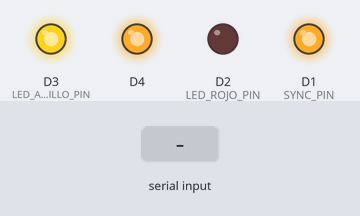
Bench run of a sketch on a simulated ESP8266 (NodeMCU). On the bench: output pins drawn as LEDs (lit = HIGH, except the on-board LED, lit = LOW). Inputs (shaded band) come from the test bench. WiFi joins after 1.5 s; servers stay silent unless stated; uploads are accepted with an empty reply; EEPROM starts erased; what the sketch prints to the serial monitor is not drawn.

Above: at 4.7 s.
4.8 s: "&" received over Serial
At 10.6 s:
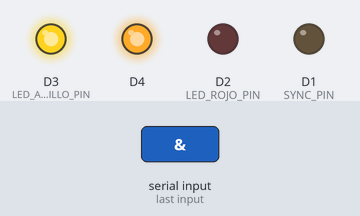
At 11.4 s:
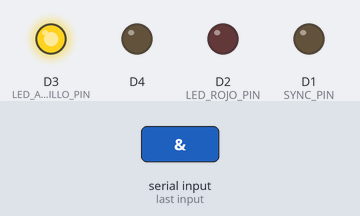
Timing chart, 0 to 21.6 s (numbered marks = the images above; inputs shaded):
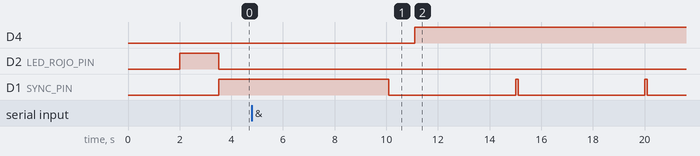

The sketch:

Codigo_Esp8266.ino
```cpp
#include <ESP8266WiFi.h>
#include <WiFiClient.h>
#include <ESP8266WebServer.h>
#include <ESP8266HTTPClient.h>

#include <EEPROM.h>

#define EEPROM_SIZE 32
#define SYNC_PIN D1
#define LED_ROJO_PIN D2
#define LED_AMARILLO_PIN D3

WiFiClient wifiClient;

const char *ssid = "Redmi 10";
const char *password = "t123456s";

String host = "18.117.224.152";

String id_dispositivo;

void setup() {
  // Establece los pines como salida
  pinMode(BUILTIN_LED, OUTPUT);
  pinMode(SYNC_PIN, OUTPUT);
  pinMode(LED_ROJO_PIN, OUTPUT);
  pinMode(LED_AMARILLO_PIN, OUTPUT);

  // ID del dispositivo la cual el usuario utilizara
  id_dispositivo = "1";

  delay(1000);

  Serial.begin(115200);

  // Resetea el modo de WiFi
  WiFi.mode(WIFI_OFF);
  delay(1000);
  WiFi.mode(WIFI_STA);

  // Escribe a la memoria permanente del modulo la informacion sobre el WiFi
  EEPROM.begin(EEPROM_SIZE);

  int address = 0;
  EEPROM.put(address, ssid);
  address += sizeof(ssid);
  EEPROM.put(address, password);
  EEPROM.commit();

  address = 0;
  EEPROM.get(address, ssid);
  address += sizeof(ssid);
  EEPROM.get(address, password);

  EEPROM.end();

  conectarWifi(ssid, password);

  digitalWrite(SYNC_PIN, HIGH);
}

unsigned long tiempo = 5000;
int periodo = 5000;

String alldata;

String temp, luz, humedad, uv;
void loop() {
  // Checkeo de desconexion
  if (WiFi.status() != WL_CONNECTED) {
    conectarWifi(ssid, password);
  }

  // Lee los datos enviados cada [periodo] milisegundos
  if(millis() > tiempo + periodo) {
    tiempo = millis();

    // Marca al arduino que podemos recibir informacion
    digitalWrite(SYNC_PIN, HIGH);

    delay(100);

    digitalWrite(SYNC_PIN, LOW);

    if (Serial.available()) {
      digitalWrite(BUILTIN_LED, LOW);

      alldata = Serial.readString();

      // Dividimos la informacion la cual es recibida en un unico String a cuatro Strings
      temp = alldata.substring(0, alldata.indexOf("&"));
      luz = alldata.substring(alldata.indexOf("&") + 1, alldata.indexOf("&", temp.length() + 1));
      humedad = alldata.substring(alldata.indexOf("&", temp.length() + 1) + 1, alldata.indexOf("&", temp.length() + luz.length() + 2));
      uv = alldata.substring(alldata.indexOf("&", temp.length() + luz.length() + 2) + 1, alldata.indexOf("&", temp.length() + luz.length() + humedad.length() + 3));

      digitalWrite(BUILTIN_LED, HIGH);

      Serial.println("Datos: ");
      Serial.println(temp);
      Serial.println(luz);
      Serial.println(humedad);
      Serial.println(uv);
    }

    // Envio de datos por POST al servidor web
    HTTPClient http;

    String postData = "id_dispositivo=" + id_dispositivo + "&temp=" + temp + "&luz=" + luz + "&humedad=" + humedad + "&uv=" + uv;

    http.begin(wifiClient, "http://" + host + "/BDD_Control/GuardarRegistro.php");
    http.addHeader("Content-Type", "application/x-www-form-urlencoded");

    int httpCode = http.POST(postData);
    String payload = http.getString();

    Serial.println(payload);

    http.end();
  }
}

int wifi_timeout = 30000;
unsigned long wifi_ptime = 0;

void conectarWifi(const char *ssid, const char *contrasenia) {
  digitalWrite(LED_AMARILLO_PIN, LOW);
  digitalWrite(LED_ROJO_PIN, HIGH);

  bool conectado = false;
  String s = ssid;

  wifi_ptime = millis();

  // Ciclo infinito hasta lograr conectar
  while (!conectado) {
    WiFi.begin(ssid, contrasenia);
    Serial.print("\nConectando");

    while (WiFi.status() != WL_CONNECTED) {
      // Intentar la conexion actual hasta [wifi_timeout] milisegundos
      if (millis() > wifi_ptime + wifi_timeout) {
        wifi_ptime = millis();
        Serial.println("\nNo fue posible conectarse a " + s);
        break;
      }

      delay(500);
      Serial.print(".");
    }

    conectado = WiFi.status() == WL_CONNECTED;
  }

  digitalWrite(LED_ROJO_PIN, LOW);
  digitalWrite(LED_AMARILLO_PIN, HIGH);

  Serial.println("\nConectado a: " + s);
  Serial.print("Direccion IP: ");
  Serial.println(WiFi.localIP());
}
```

Measured:
- after the input at 4.8 s, D4: LOW → HIGH after 6.3 s
- by itself, D1 (SYNC_PIN): alternates HIGH for 0.10 s and LOW for 4.9 s
